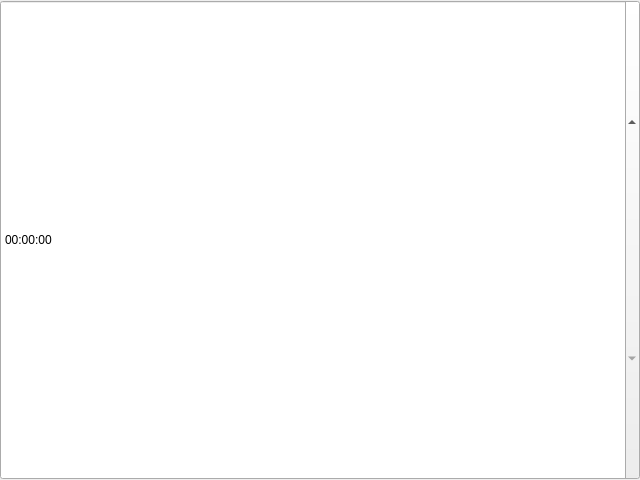
<?xml version="1.0" encoding="UTF-8"?>
<ui version="4.0">
 <class>TimeEditHost</class>
 <widget class="QTimeEdit" name="TimeEditHost">
  <property name="geometry">
   <rect>
    <x>0</x>
    <y>0</y>
    <width>640</width>
    <height>480</height>
   </rect>
  </property>
  <property name="windowTitle">
   <string>QTimeEdit</string>
  </property>
  <property name="toolTip">
   <string>QTimeEdit host</string>
  </property>
 </widget>
 <resources/>
 <connections/>
</ui>
